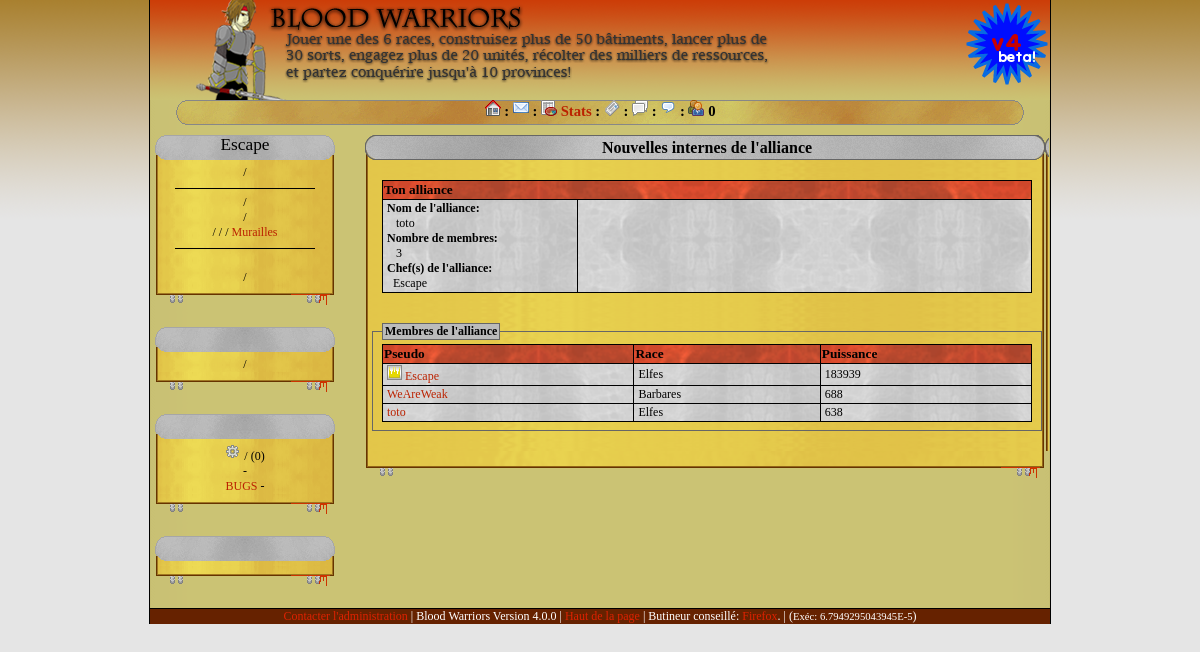
/index.php?p=ally_news (signed in), run on the app's committed database.
### tables this page shows
CREATE TABLE `joueurs` (
  `id` int(9) NOT NULL auto_increment,
  `login` varchar(30) NOT NULL default '',
  `password` varchar(255) NOT NULL default '',
  `pseudo` varchar(20) NOT NULL default '',
  `royaume` varchar(30) NOT NULL default '',
  `race` tinyint(1) unsigned NOT NULL default '0',
  `victoires` smallint(2) unsigned NOT NULL default '0',
  `pertes` smallint(2) unsigned NOT NULL default '0',
  `acceslvl` tinyint(1) unsigned NOT NULL default '0',
  `puissance` int(4) unsigned NOT NULL default '0',
  `theme` tinyint(2) NOT NULL default '0',
  `avatar` varchar(255) NOT NULL default '',
  `vacances` int(4) unsigned NOT NULL default '0',
  `ally_id` int(4) unsigned NOT NULL default '0',
  `ally_lvl` tinyint(1) unsigned NOT NULL default '0',
  `lang` varchar(5) NOT NULL default '',
  `user_session` int(4) unsigned NOT NULL default '0',
  `prenom` varchar(30) NOT NULL default '',
  `nom` varchar(30) NOT NULL default '',
  `email` varchar(60) NOT NULL default '',
  `activationtime` int(9) NOT NULL default '0',
  `decouverte` varchar(255) NOT NULL default '',
  `aut` varchar(15) NOT NULL default '100000000000001',
  PRIMARY KEY  (`id`)
);

CREATE TABLE `alliances` (
  `ally_id` int(4) unsigned NOT NULL auto_increment,
  `name` varchar(40) NOT NULL default '',
  `description` text NOT NULL,
  `image` varchar(255) NOT NULL default '',
  `news` text NOT NULL,
  `creator` int(4) unsigned NOT NULL default '0',
  `power` int(4) unsigned NOT NULL default '0',
  `race_majorite` tinyint(1) unsigned NOT NULL,
  PRIMARY KEY  (`ally_id`)
);

### include/function_mef.php (called while the page is built, shortened)
<?php
function affiche_variables_callback($text)
{
	$regex = '`\[bwvar\](.+)\[/bwvar\]`si';
	return preg_replace_callback($regex, 'affiche_variables_callback', $text);
}
function affiche($comment)
{
	$comment = affiche_variables_callback($comment);
	$comment = nl2br($comment);
	return $comment;
}
?>

### alliances/alliancenews.php (the view, shortened to what this page needs)
<?php
if($Joueur->ally_id == 0)
{
	echo bw_error("Il faut faire partie d'une alliance pour accéder à cette section!");
}
else
{
	$sql = "SELECT * FROM `alliances` WHERE `ally_id` = '".$Joueur->ally_id."'";
	$req = sql_query($sql);
	$alliance = mysql_fetch_array($req);
	$nombres = mysql_num_rows(sql_query("SELECT `id` FROM `joueurs` WHERE `ally_id` = '".$Joueur->ally_id."'"));
	?>
	<table class="newsmalltable">
	<tr>
		<th colspan="2">Ton alliance</th>
	</tr><tr>
		<td width="30%" valign="top">
		<strong>Nom de l'alliance:</strong><br />&nbsp;&nbsp; <?php echo affiche($alliance['name']); ?><br/>
		<strong>Nombre de membres:</strong><br />&nbsp;&nbsp;  <?php echo $nombres; ?><br />
		<strong>Chef(s) de l'alliance:</strong><br />
		<?php
			$chefs = "SELECT pseudo FROM joueurs WHERE ally_id = '".$Joueur->ally_id."' AND ally_lvl = '5'";
			$chefq = sql_query($chefs);
			while($chefr = mysql_fetch_array($chefq))
			{
				echo "&nbsp;&nbsp;".$chefr['pseudo']."<br />\n";
			}
		?>
		<td class="in"><?php echo affiche($alliance['news']); ?>&nbsp;</td>
	</tr>
	</table>
		<?php
	echo "	<br /><br />\n";
	?>
	<table class="newsmalltable">
	<tr>
		<th>Pseudo</th>
		<th>Race</th>
		<th>Puissance</th>
	</tr>
	<?php
	$membres_sql = sql_query("SELECT id, pseudo, race, puissance, ally_lvl FROM joueurs WHERE ally_id = '".$Joueur->ally_id."' ORDER BY puissance DESC");
	while($res = mysql_fetch_array($membres_sql))
	{
		echo "<tr>\n";
			echo "<td class=\"in\">";
			if($res['ally_lvl'] == 5) echo "<img src=\"images/president.png\" title=\"Président d'alliance\" /> ";
			echo "<a href=\"?p=search2&joueurid=".$res['id']."\">".$res['pseudo']."</a></td>\n";
			echo "<td class=\"in\">".return_guilde($res['race'], $Joueur->lang)."</td>\n";
			echo "<td class=\"in\">".$res['puissance']."</td>\n";
		echo "</tr>\n";
	}
	echo "</table>\n";
}

### colonne.php (shortened to what this page needs)
<?php
if (session_is_registered("id_joueur") == false)
{
	?>
		<div class="colonne_top">Blood Warriors</div>
		<div class="colonne_main">
				<a href="?"><?php echo $lang_links['nocon_linkhome']; ?></a><br />
			<img src="images/trait.png" /><br />
				<a href="?p=faq"><?php echo $lang_links['nocon_linkfaq']; ?></a> /
				<a href="?p=regles"><?php echo $lang_links['rules']; ?></a><br />
			<img src="images/trait.png" /><br />
				<a href="?p=merci"><?php echo $lang_links['nocon_linkowner']; ?></a><br />
				<a href="?p=parte"><?php echo $lang_links['nocon_linklink']; ?></a><br />
				<a href="?p=download"><?php echo $lang_links['nocon_linkdown']; ?></a><br />
		</div>
		<div class="colonne_end"></div>
	<?php
		if ($CONF['game_status'] >= 1) { ?>
	<form name="form1" method="post" action="log.php">
		<div class="colonne_top"><?php echo $lang_links['nocon_title']; ?></div>
		<div class="colonne_main">
			<?php if($CONF['game_status'] >= 2) {
				echo "<p class=\"entoure\"><a href=\"?p=inscrip\">".$lang_links['nocon_linksub']."</a></p>\n";
			} ?>
			<div style="width: 80px; font-weight: bold;font-size: 8pt; float:left;">
				<?php echo $lang_links['nocon_login']; ?>
			</div>
			<div style=" float:left;">
				<input name="login" type="text" size="10">
			</div>
			<br style="clear: both;"/>
			<div style="width: 80px; font-weight: bold; font-size: 8pt; float:left;">
				<?php echo $lang_links['nocon_pwd']; ?>
			</div>
			<div style=" float:left;">
				<input name="mdp" type="password" size="10">
			</div>
			<br style="clear: both;"/>
			<?php echo $lang_links['nocon_auto']; ?>: <input type="checkbox" name="cookie" value="1" /><br />
			<input type="submit" name="Submit" value="<?php echo $lang_links['nocon_btn'];?>"><br />
			<a href="?p=lostpassword"><em><?php echo $lang_links['nocon_lost']; ?></em></a>
		</div>
		<div class="colonne_end"></div>
	</form>
	<?php } ?>
	<br />
<?php
}
else
{
	$MarcheR		= bw_batiavailable('marche', false);
	$FermR			= bw_batiavailable('ferme', false);
	$SortR			= bw_batiavailable('sorcelerie', false);
	$AllyR			= bw_batiavailable('auberge', false);
	$WoodMuraille	= bw_batiavailable(2);
	$StoneMuraille	= bw_batiavailable(29);
	$GranitMuraille	= bw_batiavailable(41);
	echo "			<div class=\"colonne_top\">\n";
	echo "				".$Joueur->pseudo;
	echo "\n			</div>\n";
	echo "			<div class=\"colonne_main\">\n";
	echo "				<a href=\"?p=index\">".$lang_links['index'].'</a> / <a href="?p=search2">'.$lang_links['search']."</a>";
	echo "				<br /><img src=\"images/trait.png\" /><br />\n";
	if($CONF['game_status'] >= 2) {
		echo "				<a href=\"?p=paysans\">".$lang_links['peasant']."</a> / ";
		echo " <a href=\"?p=const\">".$lang_links['const']."</a><br />\n";
		if($FermR == 1)	echo " / <a href=\"?p=bsp_terrain\">".$lang_links['land']."</a>";
		echo "<br />";
		if($MarcheR == 1)	echo " / <a href=\"?p=bsp_marche\">".$lang_links['market']."</a>";
		if($SortR == 1)	echo " / <a href=\"?p=bsp_sort\">".$lang_links['sorcery']."</a>";
		if($WoodMuraille || $StoneMuraille || $GranitMuraille) echo " / <a href=\"?p=bsp_murailles\">Murailles</a>";
		echo "\n				<br /><img src=\"images/trait.png\" /><br />\n";
		echo "				<a href=\"?p=unites\">".$lang_links['unites']."</a><br />\n";
		echo "				<a href=\"?p=war\">".$lang_links['war']."</a> / ";
		echo "<a href=\"?p=scores\">".$lang_links['scores']."</a><br />\n";
	}
	echo "			</div>\n";
	echo "			<div class=\"colonne_end\"></div>\n";
	echo "			<br />\n\n";
	if($AllyR == 1 && $CONF['game_status'] >= 2)
	{
		echo "			<div class=\"colonne_top\">".$lang_links['allyhead']."</div>\n";
		echo "			<div class=\"colonne_main\">\n";
		if($Joueur->ally_id != 0)
		{
			echo '				<a href="index.php?p=ally_news">'.$lang_links['allynews'].'</a> / ';
			echo '				<a href="index.php?p=forum2&theme=9">'.$lang_links['allyforum']."</a><br />\n";
		}
		else
		{
			echo "				<a href=\"index.php?p=ally_none\">".$lang_links['allysearch']."</a>\n";
		}
		echo "			</div>\n";
		echo "			<div class=\"colonne_end\">&nbsp;</div>\n";
		echo "			<br />\n\n";
	}
	echo "			<div class=\"colonne_top\">".$lang_links['title2']."</div>\n";
	echo "			<div class=\"colonne_main\">\n";
	echo '				<img src="images/icons/icon_parametres.png" alt="admin" /><a href="index.php?p=para">'.$lang_links['conf'].'</a> / <a href="index.php?p=memo">'.$lang_links['memos'].'</a>';
	$sqlmemo = "SELECT id_message FROM messages WHERE location = 'meo' AND id_from = '".$_SESSION['id_joueur']."'";
	$reqmemo = sql_query($sqlmemo);
	$nbrmemo = mysql_num_rows($reqmemo);
	echo ' ('.$nbrmemo.')<br />';
	echo '				<a href="index.php?p=faq">'.$lang_links['FAQ'].'</a> - <a href="index.php?p=regles">'.$lang_links['rules']."</a><br />\n";
	echo "				<a href=\"?p=errors\">BUGS</a> - \n";
	echo "			</div>\n";
	echo "			<div class=\"colonne_end\">&nbsp;</div>\n";
	echo "			<br />\n\n";
	if($_SESSION['aut'][1] == 1)
	{
		echo "			<div class=\"colonne_top\">".$lang_links['title3']."</div>\n";
		echo "			<div class=\"colonne_main\">\n";
		echo "			</div>\n";
		echo "			<div class=\"colonne_end\">&nbsp;</div>\n";
		echo "			<br />\n";
	}
}
?>

### css8.css (style rules this page uses)
body { background:url(images/css/v4/Background-V4.0.1.png); background-repeat : repeat-x; background-color: #e5e5e5; margin: 0px; padding: 0px; font-size: 11pt; }
div.colonne_top { background:url(images/css/v4/colonne_top.png); height: 25px; width: auto; font-size: 13pt; vertical-align: middle; }
div.colonne_main { background:url(images/css/v4/colonne_main.png); width: auto; background-repeat: repeat-y; padding-top: 5px; font-size: 9pt; }
div.colonne_end { width: auto; height: 25px; background:url(images/css/v4/colonne_end.png); background-repeat: no-repeat; padding: 0px; margin: 0px; }
table.newsmalltable { width: 650px; border: none; margin-left:auto; margin-right:auto; border-collapse: collapse; }
table.newsmalltable th { background:url('images/css/v4/entete.png'); text-align: left; border: 1px solid black; font-weight: bold; font-size: 10pt; }
table.newsmalltable td { background:url('images/css/v4/in.png'); text-align: left; font-size: 9pt; border: 1px solid black; padding: 1px 4px; }
img { border: 0px; }
a:link { color:#b20; text-decoration:none; }

### data on the page
joueurs: pseudo "Escape", ally_lvl 5 (drawn), return_guilde($res['race'], $Joueur->lang) "Elfes", puissance "183939"
alliances: name "toto"
joueurs: pseudo "WeAreWeak", lang "Barbares", puissance "688"
joueurs: pseudo "toto", lang "Elfes", puissance "638"

### other printed values
$Connectes "0"
$nbrmemo "0"
$title "Nouvelles internes de l'alliance"
$nombres "3"
$Text "Membres de l'alliance"
$CONF['game_version'] "4.0.0"
$MicroTime['final'] "6.7949295043945E-5"
